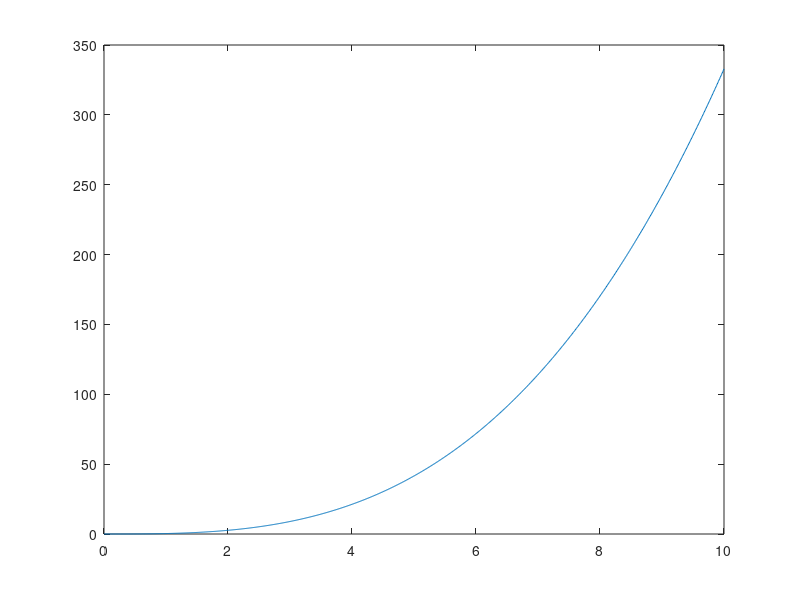

MATLAB code to generate this figure:
clear; clc; close all

% integrate numerically x_dot = t^2
t0 = 0; % initial time
tf = 10; % final time
dt = 0.01; % time step
tspan = t0:dt:tf; % time span

x = zeros(length(tspan),1); % a column vector of the size of tspan x 1

itr = 1;
for t = tspan
    x_dot = t^2;
    if t < tspan(end)
        x(itr+1,1) = x(itr,1) + x_dot * dt;
    end
    itr = itr + 1; % increment the iterator
end

plot(tspan',x)